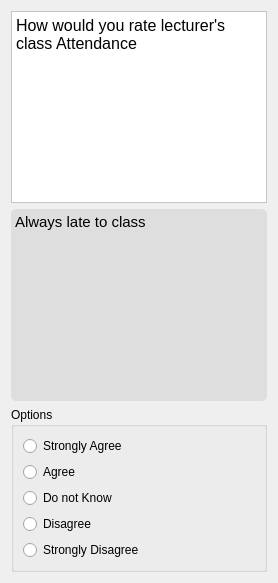
               <widget class="QWidget" name="page_54">
                <layout class="QVBoxLayout" name="verticalLayout_154">
                 <item>
                  <widget class="QTextBrowser" name="textBrowser_115">
                   <property name="styleSheet">
                    <string notr="true">background-color: rgb(255, 255, 255);</string>
                   </property>
                   <property name="html">
                    <string>&lt;!DOCTYPE HTML PUBLIC &quot;-//W3C//DTD HTML 4.0//EN&quot; &quot;http://www.w3.org/TR/REC-html40/strict.dtd&quot;&gt;
&lt;html&gt;&lt;head&gt;&lt;meta name=&quot;qrichtext&quot; content=&quot;1&quot; /&gt;&lt;style type=&quot;text/css&quot;&gt;
p, li { white-space: pre-wrap; }
&lt;/style&gt;&lt;/head&gt;&lt;body style=&quot; font-family:'Comic Sans MS'; font-size:10pt; font-weight:400; font-style:normal;&quot;&gt;
&lt;p style=&quot; margin-top:0px; margin-bottom:0px; margin-left:0px; margin-right:0px; -qt-block-indent:0; text-indent:0px;&quot;&gt;&lt;span style=&quot; font-family:'consolas'; font-size:12pt;&quot;&gt;How would you rate lecturer's class Attendance&lt;/span&gt;&lt;/p&gt;&lt;/body&gt;&lt;/html&gt;</string>
                   </property>
                  </widget>
                 </item>
                 <item>
                  <widget class="QTextBrowser" name="textBrowser_116">
                   <property name="styleSheet">
                    <string notr="true">background-color: rgb(222, 222, 222);
border-radius: 5px;</string>
                   </property>
                   <property name="html">
                    <string>&lt;!DOCTYPE HTML PUBLIC &quot;-//W3C//DTD HTML 4.0//EN&quot; &quot;http://www.w3.org/TR/REC-html40/strict.dtd&quot;&gt;
&lt;html&gt;&lt;head&gt;&lt;meta name=&quot;qrichtext&quot; content=&quot;1&quot; /&gt;&lt;style type=&quot;text/css&quot;&gt;
p, li { white-space: pre-wrap; }
&lt;/style&gt;&lt;/head&gt;&lt;body style=&quot; font-family:'Comic Sans MS'; font-size:10pt; font-weight:400; font-style:normal;&quot;&gt;
&lt;p style=&quot; margin-top:0px; margin-bottom:0px; margin-left:0px; margin-right:0px; -qt-block-indent:0; text-indent:0px;&quot;&gt;&lt;span style=&quot; font-family:'consolas'; font-size:11pt;&quot;&gt;Always late to class&lt;/span&gt;&lt;/p&gt;&lt;/body&gt;&lt;/html&gt;</string>
                   </property>
                  </widget>
                 </item>
                 <item>
                  <widget class="QGroupBox" name="groupBox_42">
                   <property name="styleSheet">
                    <string notr="true">QRadionButton:{
	font: 10pt &quot;Comic Sans MS&quot;;
}</string>
                   </property>
                   <property name="title">
                    <string>Options</string>
                   </property>
                   <property name="flat">
                    <bool>false</bool>
                   </property>
                   <layout class="QVBoxLayout" name="verticalLayout_155">
                    <item>
                     <layout class="QVBoxLayout" name="verticalLayout_156">
                      <item>
                       <widget class="QRadioButton" name="radioButton_16_6">
                        <property name="styleSheet">
                         <string notr="true"/>
                        </property>
                        <property name="text">
                         <string>Strongly Agree</string>
                        </property>
                       </widget>
                      </item>
                      <item>
                       <widget class="QRadioButton" name="radioButton_16_7">
                        <property name="text">
                         <string>Agree</string>
                        </property>
                       </widget>
                      </item>
                      <item>
                       <widget class="QRadioButton" name="radioButton_16_8">
                        <property name="text">
                         <string>Do not Know</string>
                        </property>
                       </widget>
                      </item>
                      <item>
                       <widget class="QRadioButton" name="radioButton_16_9">
                        <property name="text">
                         <string>Disagree</string>
                        </property>
                       </widget>
                      </item>
                      <item>
                       <widget class="QRadioButton" name="radioButton_16_10">
                        <property name="text">
                         <string>Strongly Disagree</string>
                        </property>
                       </widget>
                      </item>
                     </layout>
                    </item>
                   </layout>
                  </widget>
                 </item>
                </layout>
               </widget>
